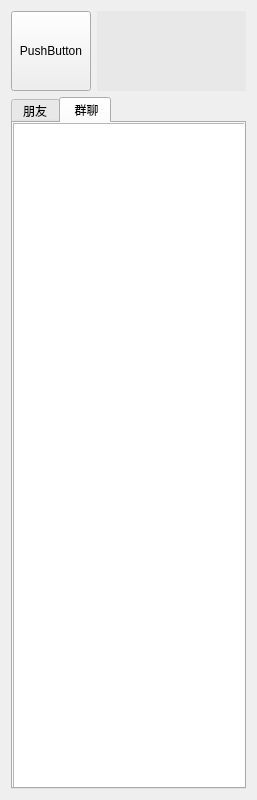
<?xml version="1.0" encoding="UTF-8"?>
<ui version="4.0">
 <class>Friend_Windows</class>
 <widget class="QWidget" name="Friend_Windows">
  <property name="geometry">
   <rect>
    <x>0</x>
    <y>0</y>
    <width>257</width>
    <height>800</height>
   </rect>
  </property>
  <property name="windowTitle">
   <string>Form</string>
  </property>
  <property name="styleSheet">
   <string notr="true"/>
  </property>
  <layout class="QGridLayout" name="gridLayout">
   <item row="0" column="0">
    <widget class="QPushButton" name="changeHead">
     <property name="minimumSize">
      <size>
       <width>80</width>
       <height>80</height>
      </size>
     </property>
     <property name="maximumSize">
      <size>
       <width>80</width>
       <height>80</height>
      </size>
     </property>
     <property name="text">
      <string>PushButton</string>
     </property>
    </widget>
   </item>
   <item row="1" column="0" colspan="3">
    <widget class="QTabWidget" name="tabWidget">
     <property name="currentIndex">
      <number>1</number>
     </property>
     <widget class="QWidget" name="tab">
      <attribute name="title">
       <string>朋友</string>
      </attribute>
      <layout class="QGridLayout" name="gridLayout_4">
       <property name="leftMargin">
        <number>0</number>
       </property>
       <property name="topMargin">
        <number>0</number>
       </property>
       <property name="rightMargin">
        <number>0</number>
       </property>
       <property name="bottomMargin">
        <number>0</number>
       </property>
       <property name="spacing">
        <number>0</number>
       </property>
       <item row="0" column="0">
        <widget class="QListWidget" name="listWidgetFriend">
         <property name="font">
          <font>
           <pointsize>15</pointsize>
           <weight>75</weight>
           <bold>true</bold>
          </font>
         </property>
         <property name="styleSheet">
          <string notr="true">border-image: url(:/new/prefix1/pintree.jpg);</string>
         </property>
        </widget>
       </item>
      </layout>
     </widget>
     <widget class="QWidget" name="tab_2">
      <attribute name="title">
       <string> 群聊</string>
      </attribute>
      <layout class="QGridLayout" name="gridLayout_3">
       <property name="leftMargin">
        <number>0</number>
       </property>
       <property name="topMargin">
        <number>0</number>
       </property>
       <property name="rightMargin">
        <number>0</number>
       </property>
       <property name="bottomMargin">
        <number>0</number>
       </property>
       <property name="spacing">
        <number>0</number>
       </property>
      </layout>
      <widget class="QListWidget" name="listWidgetGroup">
       <property name="enabled">
        <bool>true</bool>
       </property>
       <property name="geometry">
        <rect>
         <x>0</x>
         <y>0</y>
         <width>391</width>
         <height>681</height>
        </rect>
       </property>
       <property name="font">
        <font>
         <pointsize>16</pointsize>
         <weight>50</weight>
         <bold>false</bold>
        </font>
       </property>
       <property name="styleSheet">
        <string notr="true">border-image: url(:/new/prefix1/pintree.jpg);</string>
       </property>
      </widget>
     </widget>
    </widget>
   </item>
   <item row="0" column="1" colspan="2">
    <widget class="QLabel" name="labelID">
     <property name="styleSheet">
      <string notr="true">background:rgba(225,225,225,0.5)</string>
     </property>
     <property name="text">
      <string/>
     </property>
    </widget>
   </item>
  </layout>
 </widget>
 <resources/>
 <connections/>
</ui>
